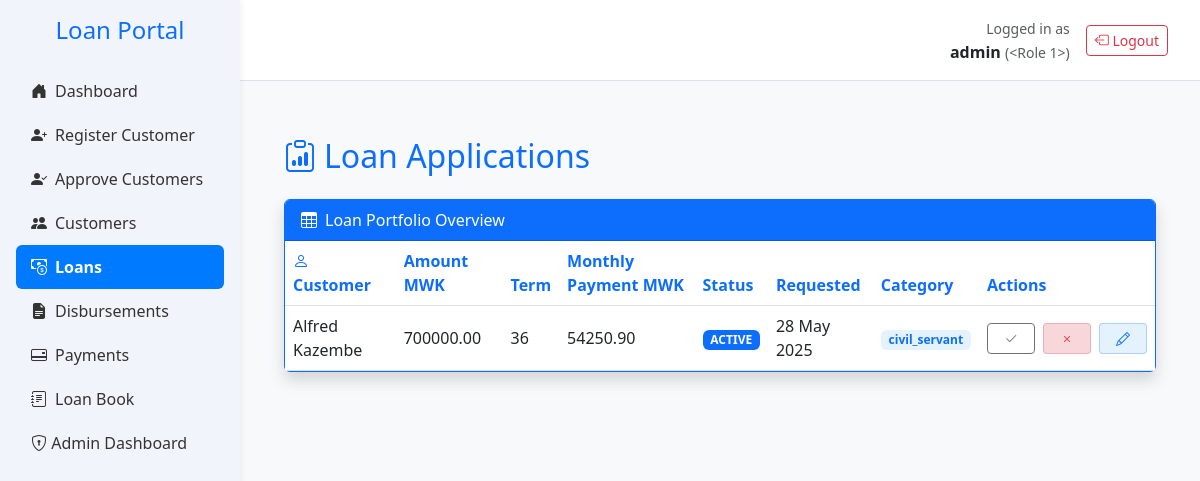
The page /loans (signed in) on the database its author committed.
### app.py (models this page shows, shortened)
class User(db.Model, UserMixin):
    __tablename__ = 'users'
    id = db.Column(db.Integer, primary_key=True)
    username = db.Column(db.String(100), unique=True)  # ✅
    password_hash = db.Column(db.String(128), nullable=False)  # ✅
    email = db.Column(db.String(150), nullable=False)  # ✅
    active = db.Column(db.Boolean, default=True, nullable=False)  # ✅
    role_id = db.Column(db.Integer, db.ForeignKey('roles.id'), nullable=False)  # ✅
    role = db.relationship('Role')  # ✅ Relationship
    __table_args__ = (
        db.UniqueConstraint('email', name='uq_users_email'),  # ✅ Now works
    )

class Customer(db.Model):
    __tablename__ = 'customers'
    id = db.Column(db.Integer, primary_key=True)
    national_id = db.Column(db.String(20), unique=True, nullable=False)
    first_name = db.Column(db.String(100), nullable=False)
    last_name = db.Column(db.String(100), nullable=False)
    gender = db.Column(db.String(10))
    dob = db.Column(db.String(20))
    title = db.Column(db.String(20))
    email = db.Column(db.String(100), nullable=False)
    contact = db.Column(db.String(20))
    address = db.Column(db.String(255))
    next_of_kin_name = db.Column(db.String(20),nullable=False)
    next_of_kin_relationship = db.Column(db.String(20),nullable=False)
    next_of_kin_contact = db.Column(db.String(20))
    employer = db.Column(db.String(100), nullable=False)
    job_title = db.Column(db.String(100))
    salary = db.Column(db.Float)
    service_length = db.Column(db.String(50))
    bank_name = db.Column(db.String(100))
    bank_account = db.Column(db.String(20), nullable=False)
    salary_deposited = db.Column(db.String(10))
    district = db.Column(db.String(100))
    region = db.Column(db.String(100))
    amount_requested = db.Column(db.Float)
    status = db.Column(db.String(20), default='pending')
    is_approved_for_creation = db.Column(db.Boolean, default=False)
    maker_id = db.Column(db.Integer, nullable=False)
    checker_id = db.Column(db.Integer)
    is_approved_for_deletion = db.Column(db.Boolean, default=False)
    file_number = db.Column(db.String(20))
    created_at = db.Column(db.DateTime, default=datetime.utcnow)
    loans = db.relationship('LoanApplication', back_populates='customer')

class LoanApplication(db.Model):
    __tablename__ = 'loan_applications'
    id = db.Column(db.Integer, primary_key=True)
    customer_id = db.Column(db.Integer, db.ForeignKey('customers.id'), nullable=False)
    loan_amount = db.Column(db.Float,nullable=False, default=0.0)
    status = db.Column(db.String(20), default='pending')
    created_at = db.Column(db.DateTime, default=datetime.utcnow)
    term_months = db.Column(db.Integer)
    monthly_instalment = db.Column(db.Float)
    total_repayment = db.Column(db.Float)
    effective_rate = db.Column(db.Float)
    category = db.Column(db.String(50))
    loan_category = db.Column(db.Integer, nullable=False)
    disbursed = db.Column(db.Boolean, default=False)
    disbursed_bank = db.Column(db.String(100))
    crb_fees = db.Column(db.Float, default=3000)
    origination_fees = db.Column(db.Float)
    insurance_fees = db.Column(db.Float)
    total_fees = db.Column(db.Float)
    collection_fees = db.Column(db.Float)
    schedule_id = db.Column(
    db.Integer,
    db.ForeignKey('repayment_schedules.id', use_alter=True, name='fk_schedule_id'),
    nullable=True
    )
    loan_number = db.Column(db.String(20), nullable=True, unique=True)
    file_number = db.Column(db.String(50))
    date_created = db.Column(db.DateTime, default=datetime.utcnow)
    disbursement_date = db.Column(db.Date, nullable=True)
    cash_to_client = db.Column(db.Float,nullable=False, default=0.0)
    top_up_interest = db.Column(db.Float, default=0.0)
    settlement_interest = db.Column(db.Float, default=0.0)
    closure_type = db.Column(db.String(20))  # 'settlement' or 'topup'
    closure_date = db.Column(db.DateTime)
    top_up_of = db.Column(db.Integer, db.ForeignKey('loan_applications.id'), nullable=True)
    application_status = db.Column(db.String(20), nullable=False, default='pending')
    loan_state = db.Column(db.String(20), nullable=False, default='active')
    performance_status = db.Column(db.String(20), nullable=False, default='performing')
    top_up_balance = db.Column(db.Float, default=0.0)
    settlement_balance = db.Column(db.Float, default=0.0)
    parent_loan_id = db.Column(
        db.Integer,
        db.ForeignKey('loan_applications.id'),
        nullable=True
    )
    topups = db.relationship(
        'LoanApplication',
        foreign_keys=[parent_loan_id],  # 👈 Specify which foreign key to use
        backref=db.backref('parent_loan', remote_side=[id]),
        cascade='all, delete-orphan'
    )
    payments = db.relationship('Payment', back_populates='loan', cascade='all, delete-orphan')
    customer = db.relationship('Customer', back_populates='loans')
    repayment_schedules = db.relationship(
        'RepaymentSchedule',
        back_populates='loan',
        cascade='all, delete-orphan',
        foreign_keys='RepaymentSchedule.loan_id'
        )

### app.py (the view)
@app.route('/loans')
def view_loans():
    loans = LoanApplication.query \
        .join(Customer) \
        .filter(Customer.is_approved_for_creation == True) \
        .filter(LoanApplication.status.in_(['pending', 'approved'])) \
        .add_entity(Customer) \
        .all()
    processed_loans = []
    for loan_app, customer in loans:
        processed_loans.append({
            'loan': loan_app,
            'customer': customer
        })
    return render_template('view_loans.html', loans=processed_loans)

### app.py (called while the page is built)
@login_manager.user_loader
def load_user(user_id):
    return User.query.get(int(user_id))

### templates/view_loans.html (shortened to what this page needs)
{% extends "base.html" %}
{% block content %}
<div class="container mt-4">
  <h2 class="mb-4 text-primary">
    <i class="bi bi-clipboard-data me-2"></i>Loan Applications
  </h2>
  <div class="card border-primary shadow">
    <div class="card-header bg-primary text-white">
      <i class="bi bi-table me-2"></i>Loan Portfolio Overview
    </div>
    <div class="card-body p-0">
      <table class="table table-hover align-middle mb-0" id="loanTable">
        <thead class="bg-light-primary">
          <tr>
            <th class="text-primary"><i class="bi bi-person me-1"></i>Customer</th>
            <th class="text-primary">Amount MWK</th>
            <th class="text-primary">Term</th>
            <th class="text-primary">Monthly Payment MWK</th>
            <th class="text-primary">Status</th>
            <th class="text-primary">Requested</th>
            <th class="text-primary">Category</th>
            <th class="text-primary">Actions</th>
          </tr>
        </thead>
        <tbody>
          {% for entry in loans %}
          <tr>
            <td class="fw-medium">{{ entry.customer.first_name }} {{ entry.customer.last_name }}</td>
            <td>{{ "%.2f"|format(entry.loan.loan_amount or 0) }}</td>
            <td>{{ entry.loan.term_months if entry.loan else '' }}</td>
            <td class="text-nowrap">{{ "%.2f"|format(entry.loan.monthly_instalment or 0) }}</td>
            <td>
              {% if entry.loan %}
                {% if entry.loan.application_status == 'approved' %}
                  <span class="badge
                    {% if entry.loan.loan_state == 'active' %}bg-primary
                    {% elif entry.loan.loan_state == 'closed' %}bg-secondary
                    {% elif entry.loan.loan_state == 'written_off' %}bg-danger
                    {% elif entry.loan.loan_state == 'topped_up' %}bg-info
                    {% else %}bg-warning{% endif %}">
                    {{ entry.loan.loan_state|upper|replace('_', ' ') }}
                  </span>
                {% elif entry.loan.application_status == 'pending' %}
                  <span class="badge bg-warning-soft text-warning">
                    <i class="bi bi-clock-history me-1"></i>{{ entry.loan.application_status|title }}
                  </span>
                {% else %}
                  <span class="badge bg-danger-soft text-danger">
                    <i class="bi bi-x-circle me-1"></i>{{ entry.loan.application_status|title }}
                  </span>
                {% endif %}
              {% else %}
                <span class="badge bg-secondary-soft text-secondary">No Loan</span>
              {% endif %}
            </td>
            <td>{{ entry.loan.created_at.strftime('%d %b %Y') if entry.loan and entry.loan.created_at else '' }}</td>
            <td>
              <span class="badge bg-primary-soft text-primary">
                {{ entry.loan.category if entry.loan else 'None' }}
              </span>
            </td>
            <td class="text-nowrap">
              <div class="d-flex gap-2">
                {% if entry.loan %}
                <form method="POST" action="{{ url_for('process_loan', loan_id=entry.loan.id, action='approve') }}">
                  <button class="btn btn-success-soft btn-sm px-3 py-1" type="submit"
                    {% if entry.loan.application_status == 'approved' %}disabled{% endif %}>
                    <i class="bi bi-check2"></i>
                  </button>
                </form>
                <form method="POST" action="{{ url_for('process_loan', loan_id=entry.loan.id, action='reject') }}">
                  <button class="btn btn-danger-soft btn-sm px-3 py-1" type="submit"
                    {% if entry.loan.application_status == 'rejected' %}disabled{% endif %}>
                    <i class="bi bi-x"></i>
                  </button>
                </form>
                {% endif %}
                <a href="{{ url_for('loan_form', customer_id=entry.customer.id) }}"
                   class="btn btn-primary-soft btn-sm px-3 py-1">
                  <i class="bi bi-pencil"></i>
                </a>
              </div>
            </td>
          </tr>
          {% endfor %}
        </tbody>
      </table>
    </div>
  </div>
</div>
{% endblock %}

### templates/base.html (shortened to what this page needs)
<!DOCTYPE html>
<html lang="en">
<head>
    <link href="https://cdn.jsdelivr.net/npm/bootstrap@5.3.0/dist/css/bootstrap.min.css" rel="stylesheet">
    <link href="https://cdn.jsdelivr.net/npm/bootstrap-icons@1.10.5/font/bootstrap-icons.css" rel="stylesheet">
</head>
<body>
    <div class="sidebar">
        <h4 class="text-center text-primary mb-4">Loan Portal</h4>
        <ul class="nav flex-column px-3">
            <li class="nav-item">
                <a class="nav-link {% if request.endpoint == 'home' %}active{% endif %}" href="{{ url_for('home') }}">
                    <i class="bi bi-house-door-fill me-2"></i>Dashboard
                </a>
            </li>
            <li class="nav-item">
                <a class="nav-link {% if request.endpoint == 'register_customer_debug' %}active{% endif %}" href="{{ url_for('register_customer_debug') }}">
                    <i class="bi bi-person-plus-fill me-2"></i>Register Customer
                </a>
            </li>
            <li class="nav-item">
                <a class="nav-link {% if request.endpoint == 'approve_customers' %}active{% endif %}" href="{{ url_for('approve_customers') }}">
                    <i class="bi bi-person-check-fill me-2"></i>Approve Customers
                </a>
            </li>
            <li class="nav-item">
                <a class="nav-link {% if request.endpoint == 'customers' %}active{% endif %}" href="{{ url_for('customers') }}">
                    <i class="bi bi-people-fill me-2"></i>Customers
                </a>
            </li>
            <li class="nav-item">
                <a class="nav-link {% if request.endpoint == 'view_loans' %}active{% endif %}" href="{{ url_for('view_loans') }}">
                    <i class="bi bi-cash-coin me-2"></i>Loans
                </a>
            </li>
            <li class="nav-item">
                <a class="nav-link {% if request.endpoint == 'disbursements' %}active{% endif %}" href="{{ url_for('disbursements') }}">
                    <i class="bi bi-file-earmark-text-fill me-2"></i>Disbursements
                </a>
            </li>
            <li class="nav-item">
                <a class="nav-link {% if request.endpoint == 'payments' %}active{% endif %}" href="{{ url_for('payments') }}">
                    <i class="bi bi-credit-card-2-back me-2"></i>Payments
                </a>
            </li>
            <li class="nav-item">
                <a class="nav-link {% if request.endpoint == 'loanbook' %}active{% endif %}" href="{{ url_for('loanbook') }}">
                    <i class="bi bi-journal-text me-2"></i>Loan Book
                </a>
            </li>
                {% if current_user.is_authenticated and current_user.role.name == 'admin' %}
                    <li class="nav-item">
                     <a class="nav-link" href="{{ url_for('admin_dashboard') }}">
                    <i class="bi bi-shield-lock"></i> Admin Dashboard
                </a>
            </li>
            {% endif %}
        </ul>
    </div>
    <div class="topbar d-flex justify-content-between align-items-center">
        {% if current_user.is_authenticated %}
        <div class="d-flex align-items-center">
            <div class="me-3 text-end">
                <small class="text-muted">Logged in as</small><br>
                <strong>{{ current_user.username }}</strong>
                <small class="text-muted">({{ current_user.role|title }})</small>
            </div>
            <a href="{{ url_for('logout') }}" class="btn btn-outline-danger btn-sm">
                <i class="bi bi-box-arrow-left"></i> Logout
            </a>
        </div>
        {% endif %}
    </div>
    <div class="main">
        {% block content %}{% endblock %}
    </div>
</body>
</html>

### templates/base.html (style rules this page uses)
:root { --main-blue: #007bff; --sidebar-bg: #f1f5fb; --sidebar-hover: #dbeafe; }
body { overflow-x: hidden; background-color: #f8f9fa; }
.sidebar { height: 100vh; position: fixed; width: 240px; background-color: var(--sidebar-bg); padding-top: 1rem; box-shadow: 2px 0 5px rgba(0, 0, 0, 0.05); }
.main { margin-left: 240px; padding: 2rem; }
.nav-link { color: #333; font-weight: 500; padding: 10px 15px; border-radius: 6px; transition: all 0.2s ease-in-out; }
.nav-link.active { background-color: var(--main-blue); color: white; font-weight: bold; }
.nav-link i { width: 20px; }
.topbar { background-color: white; margin-left: 240px; padding: 1rem 2rem; border-bottom: 1px solid #dee2e6; }

### templates/view_loans.html (style rules this page uses)
.bg-light-primary { background-color: #e3f2fd; }
.bg-primary-soft { background-color: #e3f2fd; }
.btn-primary-soft { background-color: #e3f2fd; color: #0d6efd; border: 1px solid #0d6efd40; }
.btn-success-soft { background-color: #d1e7dd; color: #198754; border: 1px solid #19875440; }
.btn-danger-soft { background-color: #f8d7da; color: #dc3545; border: 1px solid #dc354540; }

### rows shown on the page
User: username "admin"
Customer: customer.first_name "Alfred", customer.last_name "Kazembe"
LoanApplication: loan "700000.00", loan "36", loan "54250.90", loan.loan_state "ACTIVE", loan.created_at "28 May 2025", loan "civil_servant"

### other values the page prints
{{ current_user.role|title }} "<Role 1>"
